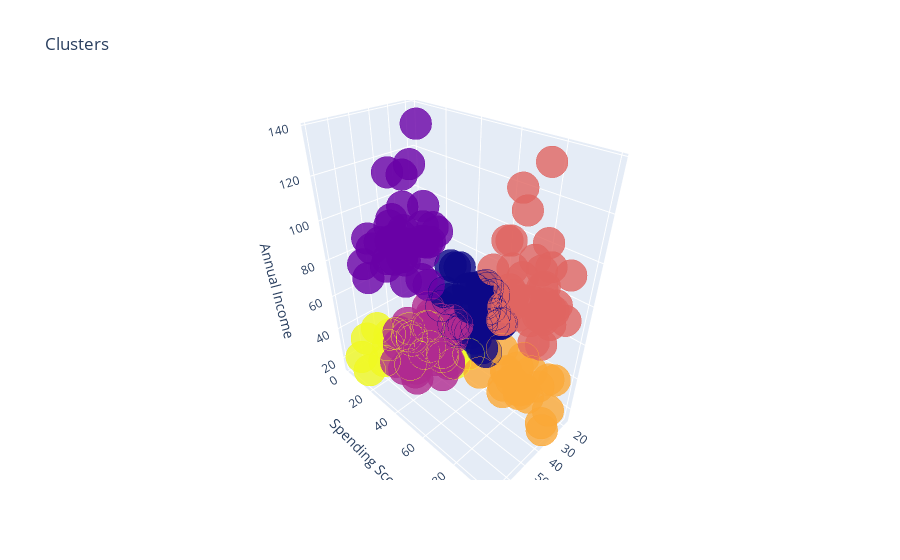

Notebook code cell kept with this figure:
### Code cell
data['label3'] =  labels3
trace1 = go.Scatter3d(
    x= data['Age'],
    y= data['Spending Score (1-100)'],
    z= data['Annual Income (k$)'],
    mode='markers',
     marker=dict(
        color = data['label3'], 
        size= 11,
        line=dict(
            color= data['label3'],
            width= 12
        ),
        opacity=0.8
     )
)
data_trace = [trace1]
layout = go.Layout(
#     margin=dict(
#         l=0,
#         r=0,
#         b=0,
#         t=0
#     )
    title= 'Clusters',
    scene = dict(
            xaxis = dict(title  = 'Age'),
            yaxis = dict(title  = 'Spending Score'),
            zaxis = dict(title  = 'Annual Income')
        )
)
fig = go.Figure(data=data_trace, layout=layout)
py.offline.iplot(fig)

### Figure 1 — Plotly figure (JSON) as saved in the notebook; plotly's stock layout.template omitted (floating-point values rounded to 4 significant figures; data arrays with more than 128 entries replaced by an {"elided": "..."} marker saying what was removed)
{"data": [{"marker": {"color": {"elided": "200 int values"}, "line": {"color": {"elided": "200 int values"}, "width": 12}, "opacity": 0.8, "size": 11}, "mode": "markers", "type": "scatter3d", "x": {"elided": "200 int values"}, "y": {"elided": "200 int values"}, "z": {"elided": "200 int values"}}], "layout": {"scene": {"xaxis": {"title": {"text": "Age"}}, "yaxis": {"title": {"text": "Spending Score"}}, "zaxis": {"title": {"text": "Annual Income"}}}, "title": {"text": "Clusters"}}}
